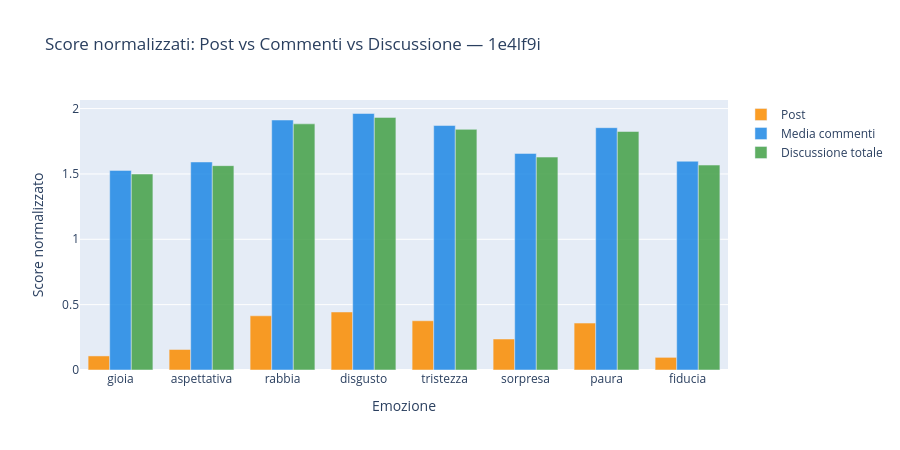

Write notebook code for a chart like this one.
### Code cell
# Grafico a barre affiancate
fig2 = go.Figure()
for label, sc, color in [
    ('Post',               sc_post_norm,      '#FB8C00'),
    ('Media commenti',     sc_commenti_mean,  '#1E88E5'),
    ('Discussione totale', sc_discussione,    '#43A047'),
]:
    fig2.add_trace(go.Bar(
        name=label, x=BASIC_EMOTIONS,
        y=[sc[e] for e in BASIC_EMOTIONS],
        marker_color=color, opacity=0.85,
    ))
fig2.update_layout(
    barmode='group',
    title=f'Score normalizzati: Post vs Commenti vs Discussione — {POST_ID}',
    xaxis_title='Emozione', yaxis_title='Score normalizzato', height=450,
)
fig2.show()

### Figure 1 — Plotly figure (JSON) as saved in the notebook; plotly's stock layout.template omitted (floating-point values rounded to 4 significant figures)
{"data": [{"marker": {"color": "#FB8C00"}, "name": "Post", "opacity": 0.85, "x": ["gioia", "aspettativa", "rabbia", "disgusto", "tristezza", "sorpresa", "paura", "fiducia"], "y": [0.1076, 0.1569, 0.4146, 0.4439, 0.3767, 0.2371, 0.3589, 0.09672], "type": "bar"}, {"marker": {"color": "#1E88E5"}, "name": "Media commenti", "opacity": 0.85, "x": ["gioia", "aspettativa", "rabbia", "disgusto", "tristezza", "sorpresa", "paura", "fiducia"], "y": [1.527, 1.592, 1.913, 1.962, 1.87, 1.657, 1.854, 1.597], "type": "bar"}, {"marker": {"color": "#43A047"}, "name": "Discussione totale", "opacity": 0.85, "x": ["gioia", "aspettativa", "rabbia", "disgusto", "tristezza", "sorpresa", "paura", "fiducia"], "y": [1.499, 1.563, 1.883, 1.933, 1.841, 1.629, 1.825, 1.568], "type": "bar"}], "layout": {"barmode": "group", "title": {"text": "Score normalizzati: Post vs Commenti vs Discussione — 1e4lf9i"}, "xaxis": {"title": {"text": "Emozione"}}, "yaxis": {"title": {"text": "Score normalizzato"}}, "height": 450}}
